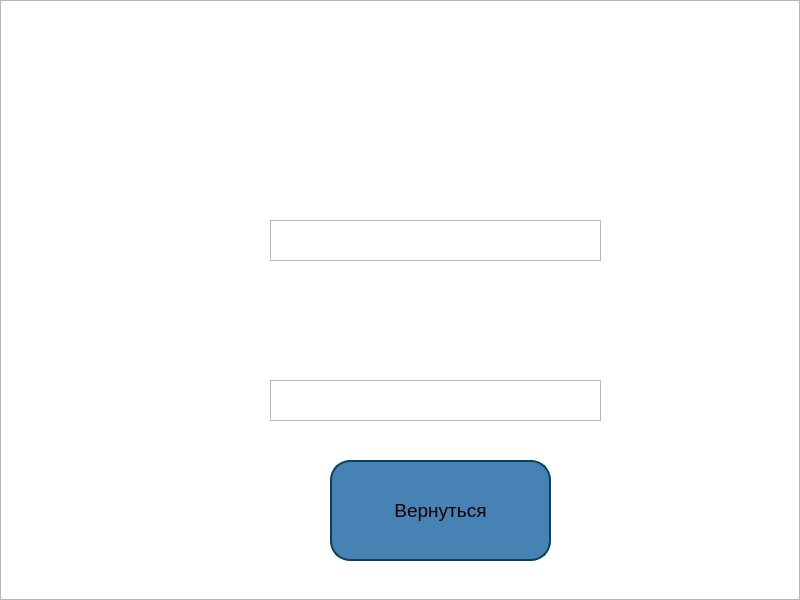
<?xml version="1.0" encoding="UTF-8"?>
<ui version="4.0">
 <class>Form</class>
 <widget class="QWidget" name="Form">
  <property name="geometry">
   <rect>
    <x>0</x>
    <y>0</y>
    <width>800</width>
    <height>600</height>
   </rect>
  </property>
  <property name="windowTitle">
   <string>Form</string>
  </property>
  <widget class="QGraphicsView" name="graphicsView">
   <property name="geometry">
    <rect>
     <x>0</x>
     <y>0</y>
     <width>800</width>
     <height>600</height>
    </rect>
   </property>
   <property name="styleSheet">
    <string notr="true">background-image: url(&quot;D:\\lom\\text-blue-circle-brand-shape-design-line-number-screenshot-1920x1200-px-font-diagram-General-538323.jpg&quot;)
</string>
   </property>
  </widget>
  <widget class="QLabel" name="label">
   <property name="geometry">
    <rect>
     <x>200</x>
     <y>20</y>
     <width>541</width>
     <height>61</height>
    </rect>
   </property>
   <property name="whatsThis">
    <string>&lt;html&gt;&lt;head/&gt;&lt;body&gt;&lt;p&gt;&lt;span style=&quot; font-size:18pt;&quot;&gt;Ура, нашёлся фильм!&lt;/span&gt;&lt;/p&gt;&lt;/body&gt;&lt;/html&gt;</string>
   </property>
   <property name="styleSheet">
    <string notr="true">color: rgb(68, 108, 200);
color: rgb(255, 255, 255);</string>
   </property>
   <property name="text">
    <string>&lt;html&gt;&lt;head/&gt;&lt;body&gt;&lt;p&gt;&lt;span style=&quot; font-size:28pt;&quot;&gt;Ура, нашёлся фильм!&lt;/span&gt;&lt;/p&gt;&lt;/body&gt;&lt;/html&gt;</string>
   </property>
  </widget>
  <widget class="QLabel" name="label_2">
   <property name="geometry">
    <rect>
     <x>350</x>
     <y>120</y>
     <width>411</width>
     <height>41</height>
    </rect>
   </property>
   <property name="styleSheet">
    <string notr="true">color: rgb(68, 108, 200);
color: rgb(255, 255, 255);</string>
   </property>
   <property name="text">
    <string>&lt;html&gt;&lt;head/&gt;&lt;body&gt;&lt;p&gt;&lt;span style=&quot; font-size:22pt;&quot;&gt;Название&lt;/span&gt;&lt;/p&gt;&lt;/body&gt;&lt;/html&gt;</string>
   </property>
  </widget>
  <widget class="QLabel" name="label_3">
   <property name="geometry">
    <rect>
     <x>400</x>
     <y>290</y>
     <width>121</width>
     <height>61</height>
    </rect>
   </property>
   <property name="styleSheet">
    <string notr="true">color: rgb(68, 108, 200);
color: rgb(255, 255, 255);</string>
   </property>
   <property name="text">
    <string>&lt;html&gt;&lt;head/&gt;&lt;body&gt;&lt;p&gt;&lt;span style=&quot; font-size:24pt;&quot;&gt;Год&lt;/span&gt;&lt;/p&gt;&lt;/body&gt;&lt;/html&gt;</string>
   </property>
  </widget>
  <widget class="QPushButton" name="pushButton">
   <property name="geometry">
    <rect>
     <x>330</x>
     <y>460</y>
     <width>221</width>
     <height>101</height>
    </rect>
   </property>
   <property name="font">
    <font>
     <pointsize>14</pointsize>
     <weight>50</weight>
     <bold>false</bold>
    </font>
   </property>
   <property name="toolTip">
    <string/>
   </property>
   <property name="styleSheet">
    <string notr="true">
background-color: rgb(70, 130, 180);
border-radius: 20px;                     
border: 2px solid #094065;

</string>
   </property>
   <property name="text">
    <string>Вернуться</string>
   </property>
  </widget>
  <widget class="QTextBrowser" name="textBrowser">
   <property name="geometry">
    <rect>
     <x>270</x>
     <y>220</y>
     <width>331</width>
     <height>41</height>
    </rect>
   </property>
   <property name="font">
    <font>
     <pointsize>15</pointsize>
    </font>
   </property>
  </widget>
  <widget class="QTextBrowser" name="textBrowser_2">
   <property name="geometry">
    <rect>
     <x>270</x>
     <y>380</y>
     <width>331</width>
     <height>41</height>
    </rect>
   </property>
   <property name="font">
    <font>
     <pointsize>15</pointsize>
    </font>
   </property>
  </widget>
 </widget>
 <resources/>
 <connections/>
</ui>
